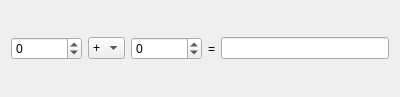
<?xml version="1.0" encoding="UTF-8"?>
<ui version="4.0">
 <class>SimpleCalculator</class>
 <widget class="QWidget" name="SimpleCalculator">
  <property name="geometry">
   <rect>
    <x>0</x>
    <y>0</y>
    <width>400</width>
    <height>97</height>
   </rect>
  </property>
  <property name="windowTitle">
   <string>SimpleCalculator</string>
  </property>
  <layout class="QGridLayout" name="gridLayout_2">
   <item row="0" column="0">
    <layout class="QGridLayout" name="gridLayout">
     <item row="0" column="0">
      <widget class="QSpinBox" name="leftArgument">
       <property name="minimum">
        <number>-16777216</number>
       </property>
       <property name="maximum">
        <number>16777215</number>
       </property>
      </widget>
     </item>
     <item row="0" column="2">
      <widget class="QSpinBox" name="rightArgument">
       <property name="minimum">
        <number>-16777216</number>
       </property>
       <property name="maximum">
        <number>16777215</number>
       </property>
      </widget>
     </item>
     <item row="0" column="1">
      <widget class="QComboBox" name="operation">
       <item>
        <property name="text">
         <string>+</string>
        </property>
       </item>
       <item>
        <property name="text">
         <string>-</string>
        </property>
       </item>
       <item>
        <property name="text">
         <string>*</string>
        </property>
       </item>
       <item>
        <property name="text">
         <string>/</string>
        </property>
       </item>
      </widget>
     </item>
     <item row="0" column="4">
      <widget class="QLineEdit" name="result"/>
     </item>
     <item row="0" column="3">
      <widget class="QLabel" name="equal">
       <property name="text">
        <string>=</string>
       </property>
      </widget>
     </item>
    </layout>
   </item>
  </layout>
 </widget>
 <layoutdefault spacing="6" margin="11"/>
 <resources/>
 <connections/>
</ui>
